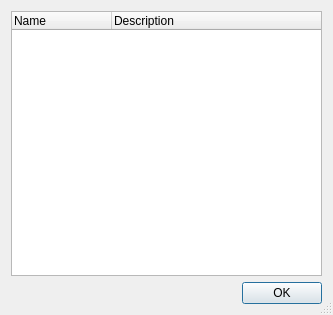
<?xml version="1.0" encoding="UTF-8"?>
<ui version="4.0">
 <class>Weather::PluginWindow</class>
 <widget class="QDialog" name="PluginWindow">
  <property name="geometry">
   <rect>
    <x>0</x>
    <y>0</y>
    <width>333</width>
    <height>315</height>
   </rect>
  </property>
  <property name="windowTitle">
   <string>Loaded plugins</string>
  </property>
  <property name="sizeGripEnabled">
   <bool>true</bool>
  </property>
  <layout class="QVBoxLayout" name="verticalLayout">
   <item>
    <widget class="QTreeWidget" name="mPluginTreeWidget">
     <column>
      <property name="text">
       <string>Name</string>
      </property>
     </column>
     <column>
      <property name="text">
       <string>Description</string>
      </property>
     </column>
    </widget>
   </item>
   <item>
    <widget class="QDialogButtonBox" name="buttonBox">
     <property name="standardButtons">
      <set>QDialogButtonBox::Ok</set>
     </property>
    </widget>
   </item>
  </layout>
 </widget>
 <resources/>
 <connections>
  <connection>
   <sender>buttonBox</sender>
   <signal>accepted()</signal>
   <receiver>PluginWindow</receiver>
   <slot>accept()</slot>
   <hints>
    <hint type="sourcelabel">
     <x>44</x>
     <y>295</y>
    </hint>
    <hint type="destinationlabel">
     <x>6</x>
     <y>273</y>
    </hint>
   </hints>
  </connection>
 </connections>
</ui>
